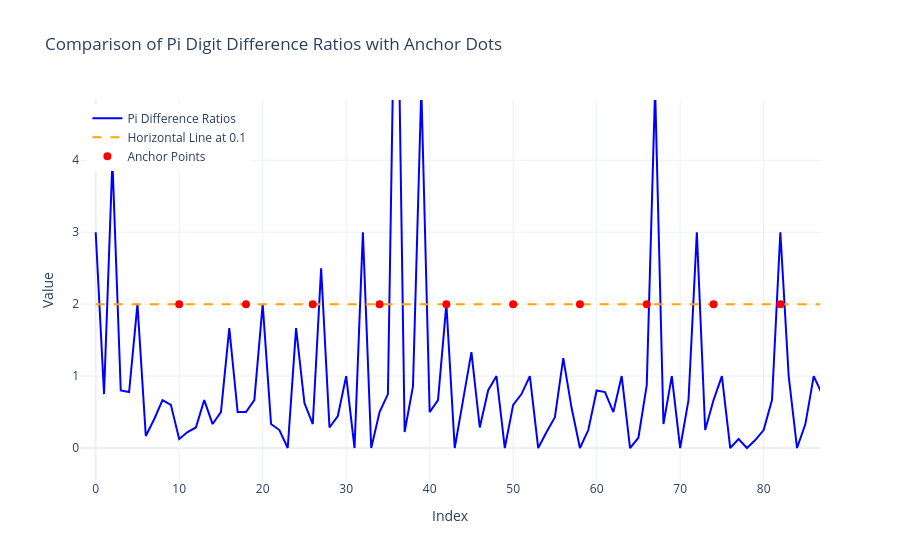

Notebook source saved alongside this figure:
### Code cell
import plotly.graph_objects as go
from mpmath import mp

# Generate the first 300 digits of Pi (excluding the initial 3) as an example
mp.dps = 301  # Set precision to 301 digits
pi_digits = [int(d) for d in str(mp.pi)[2:302]]

# Calculate the difference ratio for Pi digits
pi_diff_ratios = [abs(pi_digits[i+1] - pi_digits[i]) / pi_digits[i] if pi_digits[i] != 0 else 0 for i in range(len(pi_digits)-1)]

# Create the horizontal line and dot positions
dot_positions = list(range(10, len(pi_diff_ratios), 8))  # Start at 10, spaced by 8
horizontal_line_y = 2  # The y-coordinate for the horizontal line and dots
anchor_dots_y = [horizontal_line_y] * len(dot_positions)

# Create the figure
fig = go.Figure()

# Add the Pi difference ratios line
fig.add_trace(go.Scatter(
    x=list(range(len(pi_diff_ratios))),
    y=pi_diff_ratios,
    mode='lines',
    name='Pi Difference Ratios',
    line=dict(color='blue')
))

# Add the horizontal line at y=0.1
fig.add_trace(go.Scatter(
    x=[0, len(pi_diff_ratios)],
    y=[horizontal_line_y, horizontal_line_y],
    mode='lines',
    name='Horizontal Line at 0.1',
    line=dict(color='orange', dash='dash')
))

# Add anchor dots at specified positions
fig.add_trace(go.Scatter(
    x=dot_positions,
    y=anchor_dots_y,
    mode='markers',
    name='Anchor Points',
    marker=dict(color='red', size=8)
))

# Customize the layout
fig.update_layout(
    title="Comparison of Pi Digit Difference Ratios with Anchor Dots",
    xaxis_title="Index",
    yaxis_title="Value",
    legend=dict(x=0.01, y=0.99),
    template="plotly_white"
)

# Show the figure
fig.show()

### Figure 1 — Plotly figure (JSON) as saved in the notebook; plotly's stock layout.template omitted (floating-point values rounded to 4 significant figures; data arrays with more than 128 entries replaced by an {"elided": "..."} marker saying what was removed)
{"data": [{"line": {"color": "blue"}, "mode": "lines", "name": "Pi Difference Ratios", "type": "scatter", "x": {"elided": "299 int values"}, "y": {"elided": "299 float values"}}, {"line": {"color": "orange", "dash": "dash"}, "mode": "lines", "name": "Horizontal Line at 0.1", "type": "scatter", "x": [0, 299], "y": [2, 2]}, {"marker": {"color": "red", "size": 8}, "mode": "markers", "name": "Anchor Points", "type": "scatter", "x": [10, 18, 26, 34, 42, 50, 58, 66, 74, 82, 90, 98, 106, 114, 122, 130, 138, 146, 154, 162, 170, 178, 186, 194, 202, 210, 218, 226, 234, 242, 250, 258, 266, 274, 282, 290, 298], "y": [2, 2, 2, 2, 2, 2, 2, 2, 2, 2, 2, 2, 2, 2, 2, 2, 2, 2, 2, 2, 2, 2, 2, 2, 2, 2, 2, 2, 2, 2, 2, 2, 2, 2, 2, 2, 2]}], "layout": {"autosize": true, "dragmode": "zoom", "legend": {"x": 0.01, "y": 0.99}, "title": {"text": "Comparison of Pi Digit Difference Ratios with Anchor Dots"}, "xaxis": {"autorange": false, "range": [-1.881, 86.75], "title": {"text": "Index"}, "type": "linear"}, "yaxis": {"autorange": false, "range": [-0.4444, 4.838], "title": {"text": "Value"}, "type": "linear"}}}
